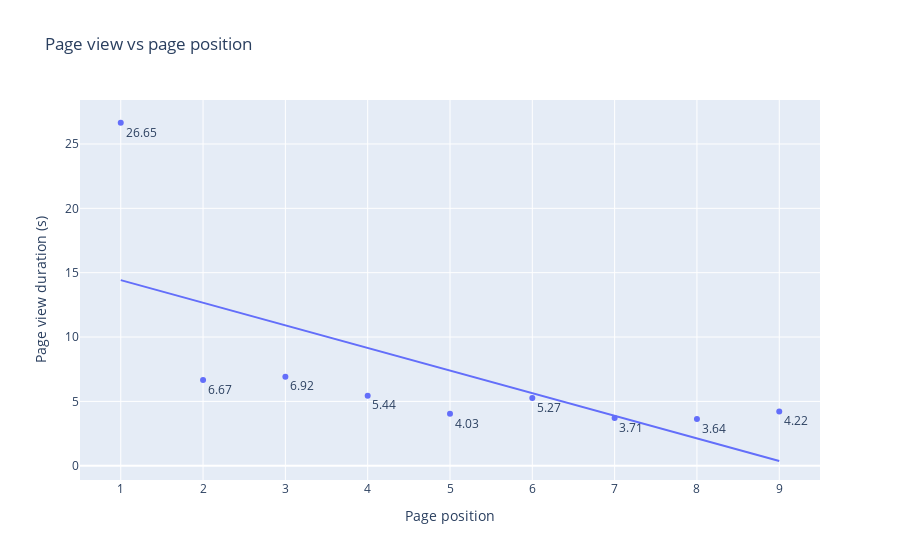

The cell this chart's notebook holds for it:
### Code cell
duration_per_brochure_page

fig = go.Figure()

fig = px.scatter(duration_per_brochure_page, x="page_num_array", y="duration", title='Page view vs page position', text='duration', trendline="ols")\
     .update_layout(yaxis_title='Page view duration (s)', xaxis_title='Page position')

fig.update_traces(textposition="bottom right")

fig.show()

### Figure 1 — Plotly figure (JSON) as saved in the notebook; plotly's stock layout.template omitted (floating-point values rounded to 4 significant figures)
{"data": [{"hovertemplate": "page_num_array=%{x}<br>duration=%{text}<extra></extra>", "legendgroup": "", "marker": {"color": "#636efa", "symbol": "circle"}, "mode": "markers+text", "name": "", "orientation": "v", "showlegend": false, "text": [26.65, 6.67, 6.92, 5.44, 4.03, 5.27, 3.71, 3.64, 4.22], "textposition": "bottom right", "type": "scatter", "x": [1, 2, 3, 4, 5, 6, 7, 8, 9], "xaxis": "x", "y": [26.65, 6.67, 6.92, 5.44, 4.03, 5.27, 3.71, 3.64, 4.22], "yaxis": "y"}, {"hovertemplate": "<b>OLS trendline</b><br>duration = -1.75667 * page_num_array + 16.1778<br>R<sup>2</sup>=0.431665<br><br>page_num_array=%{x}<br>duration=%{y} <b>(trend)</b><extra></extra>", "legendgroup": "", "marker": {"color": "#636efa", "symbol": "circle"}, "mode": "lines", "name": "", "showlegend": false, "textposition": "bottom right", "type": "scatter", "x": [1, 2, 3, 4, 5, 6, 7, 8, 9], "xaxis": "x", "y": [14.42, 12.66, 10.91, 9.151, 7.394, 5.638, 3.881, 2.124, 0.3678], "yaxis": "y"}], "layout": {"legend": {"tracegroupgap": 0}, "title": {"text": "Page view vs page position"}, "xaxis": {"anchor": "y", "domain": [0, 1], "title": {"text": "Page position"}}, "yaxis": {"anchor": "x", "domain": [0, 1], "title": {"text": "Page view duration (s)"}}}}
